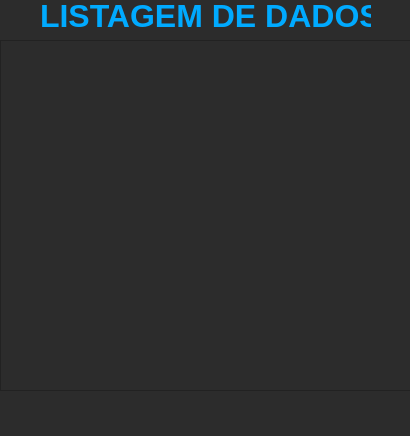
<?xml version="1.0" encoding="UTF-8"?>
<ui version="4.0">
 <class>MainWindow</class>
 <widget class="QMainWindow" name="MainWindow">
  <property name="geometry">
   <rect>
    <x>0</x>
    <y>0</y>
    <width>410</width>
    <height>436</height>
   </rect>
  </property>
  <property name="windowTitle">
   <string>MainWindow</string>
  </property>
  <property name="styleSheet">
   <string notr="true">background-color: rgb(44, 44, 44);
color: rgb(0, 170, 255);</string>
  </property>
  <widget class="QWidget" name="centralwidget">
   <widget class="QLabel" name="label">
    <property name="geometry">
     <rect>
      <x>40</x>
      <y>0</y>
      <width>331</width>
      <height>31</height>
     </rect>
    </property>
    <property name="font">
     <font>
      <pointsize>24</pointsize>
      <bold>true</bold>
     </font>
    </property>
    <property name="text">
     <string>LISTAGEM DE DADOS</string>
    </property>
   </widget>
   <widget class="QTableWidget" name="tableWidget">
    <property name="geometry">
     <rect>
      <x>0</x>
      <y>40</y>
      <width>411</width>
      <height>351</height>
     </rect>
    </property>
    <property name="styleSheet">
     <string notr="true">color: rgb(170, 170, 255);</string>
    </property>
   </widget>
  </widget>
  <widget class="QMenuBar" name="menubar">
   <property name="geometry">
    <rect>
     <x>0</x>
     <y>0</y>
     <width>410</width>
     <height>22</height>
    </rect>
   </property>
  </widget>
  <widget class="QStatusBar" name="statusbar"/>
 </widget>
 <resources/>
 <connections/>
</ui>
